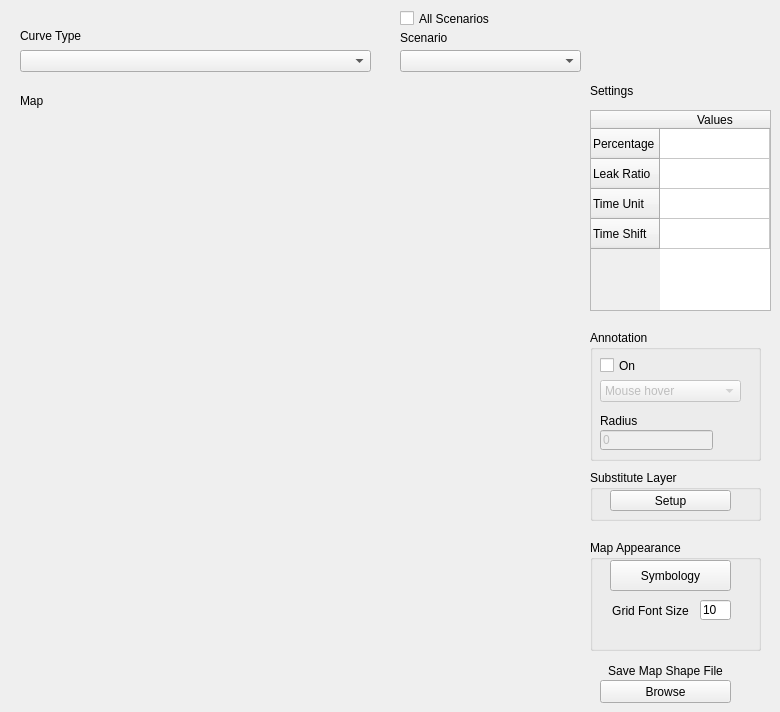
      <widget class="QWidget" name="tab">
       <attribute name="title">
        <string>Map</string>
       </attribute>
       <widget class="MplWidget" name="mpl_map" native="true">
        <property name="geometry">
         <rect>
          <x>20</x>
          <y>110</y>
          <width>560</width>
          <height>560</height>
         </rect>
        </property>
       </widget>
       <widget class="QLabel" name="label_35">
        <property name="geometry">
         <rect>
          <x>20</x>
          <y>25</y>
          <width>81</width>
          <height>21</height>
         </rect>
        </property>
        <property name="text">
         <string>Curve Type</string>
        </property>
       </widget>
       <widget class="QComboBox" name="map_type_combo">
        <property name="geometry">
         <rect>
          <x>20</x>
          <y>50</y>
          <width>351</width>
          <height>22</height>
         </rect>
        </property>
       </widget>
       <widget class="QTableWidget" name="map_settings_table">
        <property name="geometry">
         <rect>
          <x>590</x>
          <y>110</y>
          <width>181</width>
          <height>201</height>
         </rect>
        </property>
        <property name="selectionMode">
         <enum>QAbstractItemView::NoSelection</enum>
        </property>
        <property name="selectionBehavior">
         <enum>QAbstractItemView::SelectItems</enum>
        </property>
        <attribute name="horizontalHeaderStretchLastSection">
         <bool>true</bool>
        </attribute>
        <row>
         <property name="text">
          <string>Percentage</string>
         </property>
        </row>
        <row>
         <property name="text">
          <string>Leak Ratio</string>
         </property>
        </row>
        <row>
         <property name="text">
          <string>Time Unit</string>
         </property>
        </row>
        <row>
         <property name="text">
          <string>Time Shift</string>
         </property>
        </row>
        <column>
         <property name="text">
          <string>Values</string>
         </property>
        </column>
        <item row="0" column="0">
         <property name="text">
          <string/>
         </property>
        </item>
        <item row="2" column="0">
         <property name="text">
          <string/>
         </property>
        </item>
        <item row="3" column="0">
         <property name="text">
          <string/>
         </property>
        </item>
       </widget>
       <widget class="QLabel" name="label_36">
        <property name="geometry">
         <rect>
          <x>590</x>
          <y>80</y>
          <width>47</width>
          <height>21</height>
         </rect>
        </property>
        <property name="text">
         <string>Settings</string>
        </property>
       </widget>
       <widget class="QLabel" name="label_37">
        <property name="geometry">
         <rect>
          <x>20</x>
          <y>90</y>
          <width>81</width>
          <height>21</height>
         </rect>
        </property>
        <property name="text">
         <string>Map</string>
        </property>
       </widget>
       <widget class="QPushButton" name="save_map_button">
        <property name="geometry">
         <rect>
          <x>600</x>
          <y>680</y>
          <width>131</width>
          <height>23</height>
         </rect>
        </property>
        <property name="text">
         <string>Browse</string>
        </property>
       </widget>
       <widget class="QLabel" name="label_38">
        <property name="geometry">
         <rect>
          <x>600</x>
          <y>660</y>
          <width>131</width>
          <height>21</height>
         </rect>
        </property>
        <property name="text">
         <string>Save Map Shape File</string>
        </property>
        <property name="alignment">
         <set>Qt::AlignCenter</set>
        </property>
       </widget>
       <widget class="QLabel" name="label_39">
        <property name="geometry">
         <rect>
          <x>400</x>
          <y>30</y>
          <width>81</width>
          <height>16</height>
         </rect>
        </property>
        <property name="text">
         <string>Scenario</string>
        </property>
       </widget>
       <widget class="QCheckBox" name="map_all_scenarios_checkbox">
        <property name="geometry">
         <rect>
          <x>400</x>
          <y>10</y>
          <width>121</width>
          <height>17</height>
         </rect>
        </property>
        <property name="text">
         <string>All Scenarios</string>
        </property>
        <property name="checked">
         <bool>false</bool>
        </property>
       </widget>
       <widget class="QComboBox" name="map_scenario_combo">
        <property name="geometry">
         <rect>
          <x>400</x>
          <y>50</y>
          <width>181</width>
          <height>22</height>
         </rect>
        </property>
       </widget>
       <widget class="QGroupBox" name="groupBox_12">
        <property name="geometry">
         <rect>
          <x>590</x>
          <y>330</y>
          <width>171</width>
          <height>131</height>
         </rect>
        </property>
        <property name="title">
         <string>Annotation</string>
        </property>
        <widget class="QCheckBox" name="annotation_checkbox">
         <property name="geometry">
          <rect>
           <x>10</x>
           <y>20</y>
           <width>91</width>
           <height>31</height>
          </rect>
         </property>
         <property name="text">
          <string>On</string>
         </property>
        </widget>
        <widget class="QComboBox" name="annotation_event_combo">
         <property name="enabled">
          <bool>false</bool>
         </property>
         <property name="geometry">
          <rect>
           <x>10</x>
           <y>50</y>
           <width>141</width>
           <height>22</height>
          </rect>
         </property>
         <item>
          <property name="text">
           <string>Mouse hover</string>
          </property>
         </item>
         <item>
          <property name="text">
           <string>Mouse click</string>
          </property>
         </item>
        </widget>
        <widget class="QLabel" name="label_40">
         <property name="geometry">
          <rect>
           <x>10</x>
           <y>80</y>
           <width>81</width>
           <height>21</height>
          </rect>
         </property>
         <property name="text">
          <string>Radius</string>
         </property>
        </widget>
        <widget class="QLineEdit" name="annotation_radius_line">
         <property name="enabled">
          <bool>false</bool>
         </property>
         <property name="geometry">
          <rect>
           <x>10</x>
           <y>100</y>
           <width>113</width>
           <height>20</height>
          </rect>
         </property>
         <property name="text">
          <string>0</string>
         </property>
        </widget>
       </widget>
       <widget class="QGroupBox" name="groupBox_13">
        <property name="geometry">
         <rect>
          <x>590</x>
          <y>470</y>
          <width>171</width>
          <height>51</height>
         </rect>
        </property>
        <property name="title">
         <string>Substitute Layer</string>
        </property>
        <widget class="QPushButton" name="spatial_join_button">
         <property name="geometry">
          <rect>
           <x>20</x>
           <y>20</y>
           <width>121</width>
           <height>21</height>
          </rect>
         </property>
         <property name="text">
          <string>Setup</string>
         </property>
        </widget>
       </widget>
       <widget class="QGroupBox" name="groupBox_14">
        <property name="geometry">
         <rect>
          <x>590</x>
          <y>540</y>
          <width>171</width>
          <height>111</height>
         </rect>
        </property>
        <property name="title">
         <string>Map Appearance</string>
        </property>
        <widget class="QPushButton" name="symbology_button">
         <property name="geometry">
          <rect>
           <x>20</x>
           <y>20</y>
           <width>121</width>
           <height>31</height>
          </rect>
         </property>
         <property name="text">
          <string>Symbology</string>
         </property>
        </widget>
        <widget class="QLineEdit" name="major_tick_size_line">
         <property name="geometry">
          <rect>
           <x>110</x>
           <y>60</y>
           <width>31</width>
           <height>20</height>
          </rect>
         </property>
         <property name="text">
          <string>10</string>
         </property>
        </widget>
        <widget class="QLabel" name="label_41">
         <property name="geometry">
          <rect>
           <x>20</x>
           <y>60</y>
           <width>81</width>
           <height>21</height>
          </rect>
         </property>
         <property name="text">
          <string>Grid Font Size</string>
         </property>
         <property name="alignment">
          <set>Qt::AlignCenter</set>
         </property>
        </widget>
       </widget>
      </widget>
